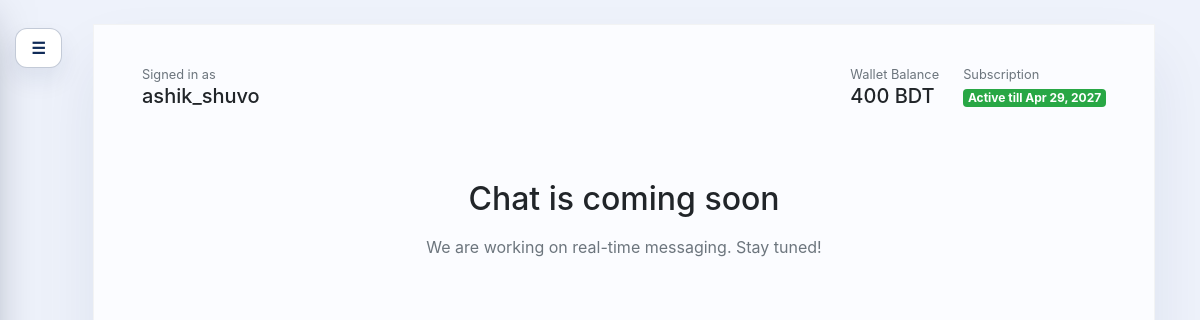
Screenshot of /profile/chat/ (signed in) with the database file from the repository.
### userprofile/models.py (models this page shows, shortened)
class UserProfile(models.Model):
	class SubscriptionPlan(models.TextChoices):
		NONE = "none", "No Subscription"
		ONE_MONTH = "one_month", "1 Month"
		SIX_MONTHS = "six_months", "6 Months"
		ONE_YEAR = "one_year", "12 Months"
	SUBSCRIPTION_DETAILS = {
		SubscriptionPlan.ONE_MONTH: {
			"price": 120,
			"duration_days": 30,
			"label": "1 Month Access",
			"description": "Quick access for trying Jobflick for a month.",
		},
		SubscriptionPlan.SIX_MONTHS: {
			"price": 500,
			"duration_days": 182,
			"label": "6 Months Access",
			"description": "Unlimited job posts and applications for half a year.",
		},
		SubscriptionPlan.ONE_YEAR: {
			"price": 800,
			"duration_days": 365,
			"label": "12 Months Access",
			"description": "Full-year access to post and apply without limits.",
		},
	}
	user = models.OneToOneField(User, on_delete=models.CASCADE, related_name="profile")
	display_name = models.CharField(max_length=150, blank=True)
	photo = models.ImageField(upload_to="profile_photos/", blank=True, null=True)
	occupation = models.CharField(max_length=150, blank=True)
	skills = models.TextField(blank=True)
	present_address = models.CharField(max_length=255, blank=True)
	bio = models.TextField(blank=True)
	wallet_balance = models.PositiveIntegerField(default=2000)
	subscription_plan = models.CharField(
		max_length=20,
		choices=SubscriptionPlan.choices,
		default=SubscriptionPlan.NONE,
	)
	subscription_expires_at = models.DateField(blank=True, null=True)
	@property
	def has_active_subscription(self) -> bool:
		if not self.subscription_expires_at:
			return False
		return self.subscription_expires_at >= timezone.now().date()

### userprofile/views.py (the view)
# urls.py: path("chat/", views.chat_view, name="userprofile-chat"),
@login_required
@never_cache
def chat_view(request):
	profile, _ = UserProfile.objects.get_or_create(user=request.user)
	return render(
		request,
		"userprofile/chat_placeholder.html",
		{"profile": profile, "hide_nav": True, "hide_footer": True},
	)

### userprofile/context_processors.py (called while the page is built)
def unread_notifications(request):
    if request.user.is_authenticated:
        count = request.user.notifications.filter(is_read=False).count()
    else:
        count = 0
    return {"unread_notifications_count": count}

### userprofile/templates/userprofile/chat_placeholder.html
{% extends "userprofile/layout.html" %}
{% block dashboard_content %}
<div class="text-center py-5">
  <h2 class="mb-3">Chat is coming soon</h2>
  <p class="text-muted">We are working on real-time messaging. Stay tuned!</p>
</div>
{% endblock %}

### userprofile/templates/userprofile/layout.html (shortened to what this page needs)
{% extends "base.html" %}
{% block content %}
<div class="dashboard-shell-wrapper">
  <button class="toggle-btn menu-floating-toggle" id="menuToggle" aria-label="Toggle navigation">☰</button>
  <div class="dashboard-shell">
    <section class="dashboard-main">
      <div class="topbar flex-wrap justify-content-between" style="gap: 1rem;">
        <div class="text-end">
          <p class="text-muted small mb-0">Signed in as</p>
          <h5 class="mb-0">{{ profile.user.username }}</h5>
        </div>
        <div class="d-flex align-items-center flex-wrap" style="gap: 1.5rem;">
          <div class="text-end">
            <p class="text-muted small mb-0">Wallet Balance</p>
            <h5 class="mb-0">{{ profile.wallet_balance }} BDT</h5>
          </div>
          <div class="text-end">
            <p class="text-muted small mb-0">Subscription</p>
            {% if profile.has_active_subscription %}
              <span class="badge badge-success">Active till {{ profile.subscription_expires_at|date:"M j, Y" }}</span>
            {% else %}
              <a class="btn btn-outline-primary btn-sm" href="{% url 'userprofile-subscription' %}">Activate Access</a>
            {% endif %}
          </div>
        </div>
      </div>
      {% block dashboard_content %}{% endblock %}
    </section>
  </div>
</div>
{% endblock %}

### userprofile/templates/userprofile/layout.html (style rules this page uses)
body { background: #eef2fb; }
.dashboard-shell-wrapper { position: relative; padding-left: 3rem; }
.dashboard-shell { display: flex; min-height: calc(100vh - 40px); position: relative; overflow: visible; background: #fff; border-radius: 0; border: 1px solid rgba(14, 23, 41, 0.05); box-shadow: 0 35px 60px rgba(15, 39, 90, 0.08); }
.dashboard-main { flex: 1; padding: 2.5rem 3rem; background: #fbfcff; }
.topbar { display: flex; justify-content: flex-end; align-items: center; margin-bottom: 1.5rem; }
.toggle-btn { border: 1px solid rgba(19,47,98,0.25); background: #fff; color: #102b58; padding: 0.45rem 0.95rem; border-radius: 12px; font-weight: 600; box-shadow: 0 12px 25px rgba(16,43,88,0.08); }
.menu-floating-toggle { position: fixed; top: 1.75rem; left: 15px; transform: none; z-index: 1050; transition: left 0.35s ease; }

### rows the page displays
UserProfile: user.username "ashik_shuvo", wallet_balance "400", subscription_expires_at "Apr 29, 2027"
